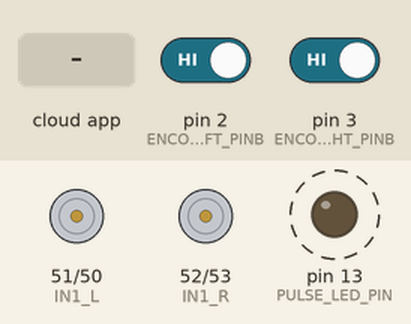
Bench run of a sketch on a simulated Arduino Mega 2560, built with avr-gcc and run on an emulated ATmega2560. Shown: motor-driver pin pairs drawn as motors (green arrow = first pin HIGH = forward, orange = second pin HIGH = backward, longer = more drive, scaled by the enable pin), output pins drawn as LEDs (lit = HIGH). Dashed ring = blinking. The inputs (shaded band) are chosen by the test bench; at power-on: pin 2 (ENCODER_LEFT_PINB) HIGH, pin 3 (ENCODER_RIGHT_PINB) HIGH. The ROS host is connected and sends only what is stated.

Above: at 1.2 s.
1.3 s: the phone or cloud app sets linear.x to -100
At 2.8 s:
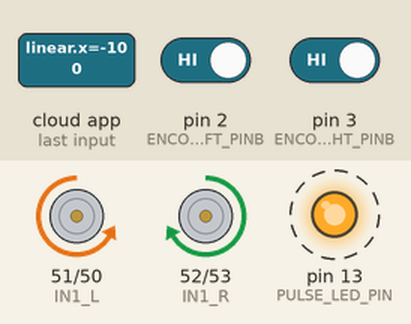
4.3 s: the phone or cloud app sets angular.z to -100
At 6.7 s:
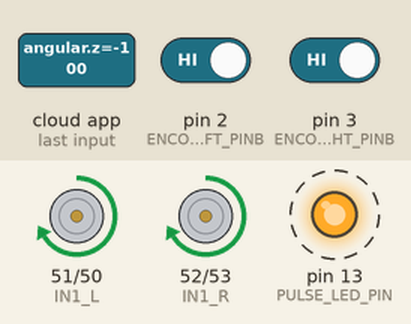
7.3 s: the phone or cloud app sets linear.x to 100
At 8.8 s:
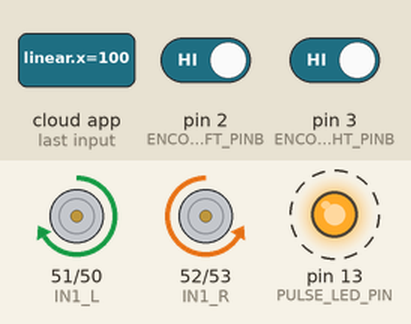
10.3 s: the phone or cloud app sets linear.x to 0
At 11.7 s:
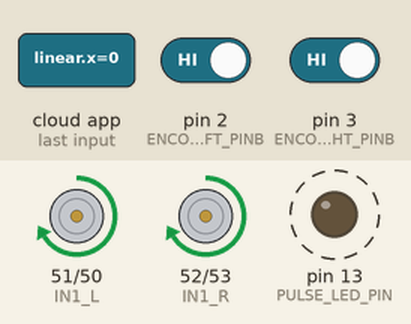
13.3 s: the phone or cloud app sets angular.z to 100
At 14.8 s:
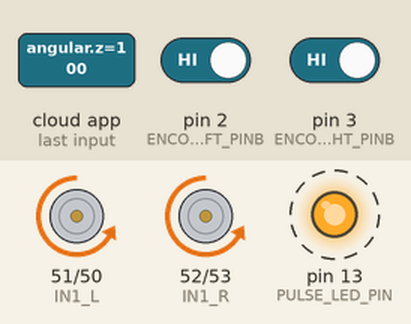
Timing chart, 0 to 17.3 s (numbered marks = the images above; inputs shaded):
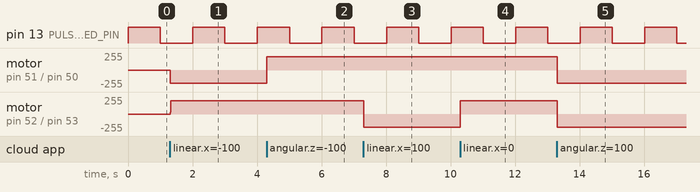

Measured:
- after the input at 1.3 s, motor on pin 51 (IN1_L) / pin 50 (IN2_L): stopped → backward 200/255 at once; motor on pin 52 (IN1_R) / pin 53 (IN2_R): stopped → forward 200/255 at once
- after the input at 4.3 s, motor on pin 51 (IN1_L) / pin 50 (IN2_L): backward 200/255 → forward 200/255 at once
- after the input at 7.3 s, motor on pin 52 (IN1_R) / pin 53 (IN2_R): forward 200/255 → backward 200/255 at once
- after the input at 10.3 s, motor on pin 52 (IN1_R) / pin 53 (IN2_R): backward 200/255 → forward 200/255 at once
- after the input at 13.3 s, motor on pin 51 (IN1_L) / pin 50 (IN2_L), motor on pin 52 (IN1_R) / pin 53 (IN2_R): forward 200/255 → backward 200/255 at once
- by itself, pin 13 (PULSE_LED_PIN): alternates HIGH for 1.0 s and LOW for 1.0 s

The sketch:

rospibot1a_v0_1.ino
```cpp
#define SERIAL2_DEBUG

#include <PinChangeInterrupt.h>

#include <ArduinoHardware.h>
#include <ros.h>
#include <geometry_msgs/Twist.h>
#include <std_msgs/Int32.h>

#include "locomotion.h"
#include "pid.h"

// internal led config
#define PULSE_LED_PIN LED_BUILTIN
#define PULSE_LED_DELAY 1000
unsigned long pulseLedTimer;
boolean pulseLedStatus;

// looptime control
unsigned long loopTimeLast;
unsigned long looptime;

// motion idle delay timer
#define MOTION_IDLE_DELAY 120
unsigned long motion_idle_timer;

// distance targets
enum e_encoderPulsesTargetStates {ENC_TARGET_DISABLE, ENC_TARGET_READY, ENC_TARGET_ENABLED};
byte encoderPulsesTargetState = ENC_TARGET_DISABLE;
long encoderLeftPulsesTarget = 0;
long encoderRightPulsesTarget = 0;

boolean encoderLeftPulsesOnTarget = false;
boolean encoderRightPulsesOnTarget = false;

ros::NodeHandle nh;

// wheel encoders publishers
std_msgs::Int32 encoder_msg1;
ros::Publisher encoder_rospub1("encl", &encoder_msg1);

std_msgs::Int32 encoder_msg2;
ros::Publisher encoder_rospub2("encr", &encoder_msg2);

//
double pulses_per_m = 1.0 / wheel_per * ENCODER_PULSES;

// just for debug
double speed_ang_tmp, speed_lin_tmp;

// subscriber callback to handle motion velocity target requests
void messageCb1( const geometry_msgs::Twist& msg){
  speed_ang = msg.angular.z;
  speed_lin = msg.linear.x;

  //w_r = (speed_lin/wheel_rad) + ((speed_ang*wheel_sep)/(2.0*wheel_rad));
  //w_l = (speed_lin/wheel_rad) - ((speed_ang*wheel_sep)/(2.0*wheel_rad));

  //rightSpeedPidSetPointTmp = (speed_lin/wheel_rad) + ((speed_ang*wheel_sep)/(2.0*wheel_rad));
  //leftSpeedPidSetPointTmp = (speed_lin/wheel_rad) - ((speed_ang*wheel_sep)/(2.0*wheel_rad));

  // calculate rotation per second on both motors (im not sure about angular velocity)
  rightSpeedPidSetPointTmp = (speed_lin/wheel_per) + ((speed_ang*wheel_sep)/wheel_per);
  leftSpeedPidSetPointTmp = (speed_lin/wheel_per) - ((speed_ang*wheel_sep)/wheel_per);

  #ifdef SERIAL_DEBUG21
    Serial2.print("cmd_vel: ");
    Serial2.print(leftSpeedPidSetPointTmp); Serial2.print("\t");
    Serial2.print(rightSpeedPidSetPointTmp); Serial2.print("\t");
  #endif

  // apply min and max velocity restrictions
  if(abs(rightSpeedPidSetPointTmp) == abs(leftSpeedPidSetPointTmp) && rightSpeedPidSetPointTmp != 0) {
    // original velociy are the same
    if(rightSpeedPidSetPointTmp > maxPidVel) {
      if(rightSpeedPidSetPointTmp > 0) rightSpeedPidSetPointTmp = maxPidVel; else rightSpeedPidSetPointTmp = -maxPidVel;
      if(leftSpeedPidSetPointTmp > 0) leftSpeedPidSetPointTmp = maxPidVel; else leftSpeedPidSetPointTmp = -maxPidVel;
    }
    if(rightSpeedPidSetPointTmp < minPidVel) {
      if(rightSpeedPidSetPointTmp > 0) rightSpeedPidSetPointTmp = minPidVel; else rightSpeedPidSetPointTmp = -minPidVel;
      if(leftSpeedPidSetPointTmp > 0) leftSpeedPidSetPointTmp = minPidVel; else leftSpeedPidSetPointTmp = -minPidVel;
    }
  } else if(abs(rightSpeedPidSetPointTmp) > abs(leftSpeedPidSetPointTmp)) {
    // right velocity is greater
    if(rightSpeedPidSetPointTmp > maxPidVel) {
      leftSpeedPidSetPointTmp = leftSpeedPidSetPointTmp * (maxPidVel / rightSpeedPidSetPointTmp);
      if(rightSpeedPidSetPointTmp >= 0) rightSpeedPidSetPointTmp = maxPidVel; else rightSpeedPidSetPointTmp = -maxPidVel;
    }
    if(rightSpeedPidSetPointTmp < minPidVel) {
      leftSpeedPidSetPointTmp = leftSpeedPidSetPointTmp * (minPidVel / rightSpeedPidSetPointTmp);
      if(rightSpeedPidSetPointTmp >= 0) rightSpeedPidSetPointTmp = maxPidVel; else rightSpeedPidSetPointTmp = -minPidVel;
    }
  } else if(abs(rightSpeedPidSetPointTmp) < abs(leftSpeedPidSetPointTmp)) {
    // left velocity is greater
    if(leftSpeedPidSetPointTmp > maxPidVel) {
      rightSpeedPidSetPointTmp = rightSpeedPidSetPointTmp * (maxPidVel / leftSpeedPidSetPointTmp);
      if(leftSpeedPidSetPointTmp >= 0) leftSpeedPidSetPointTmp = maxPidVel; else leftSpeedPidSetPointTmp = -maxPidVel;
    }
    if(leftSpeedPidSetPointTmp < minPidVel) {
      rightSpeedPidSetPointTmp = rightSpeedPidSetPointTmp * (minPidVel / leftSpeedPidSetPointTmp);
      if(leftSpeedPidSetPointTmp >= 0) leftSpeedPidSetPointTmp = minPidVel; else leftSpeedPidSetPointTmp = -minPidVel;
    }
  }

  // transform to encoder pulses
  rightSpeedPidSetPointTmp = rightSpeedPidSetPointTmp * ENCODER_PULSES / 1000 * SPEED_PID_SAMPLE_TIME;
  leftSpeedPidSetPointTmp = leftSpeedPidSetPointTmp * ENCODER_PULSES / 1000 * SPEED_PID_SAMPLE_TIME;

  // set right motors direction and speed
  if(rightSpeedPidSetPointTmp > 0) {
    rightSpeedPidSetPointDirection = 1;
    rightSpeedPidSetPoint = round(rightSpeedPidSetPointTmp);
  } else if(rightSpeedPidSetPointTmp < 0) {
    rightSpeedPidSetPointDirection = -1;
    rightSpeedPidSetPoint = round(abs(rightSpeedPidSetPointTmp));
  } else {
    rightSpeedPidSetPointDirection = 0;
    rightSpeedPidSetPoint = 0;
  }

  // set left motors direction and speed
  if(leftSpeedPidSetPointTmp > 0) {
    leftSpeedPidSetPointDirection = 1;
    leftSpeedPidSetPoint = round(leftSpeedPidSetPointTmp);
  } else if(leftSpeedPidSetPointTmp < 0) {
    leftSpeedPidSetPointDirection = -1;
    leftSpeedPidSetPoint = round(abs(leftSpeedPidSetPointTmp));
  } else {
    leftSpeedPidSetPointDirection = 0;
    leftSpeedPidSetPoint = round(leftSpeedPidSetPointTmp);
  }

  // switch on/off the steering pid
  if(leftSpeedPidSetPoint == rightSpeedPidSetPoint && leftSpeedPidSetPoint != 0) {
    // rotate or linear translation
    steeringPid.SetMode(AUTOMATIC);
    useSteeringPid = true;
    encoderLeftPulsesSteeringPID = encoderRightPulsesSteeringPID = 0;
  } else {
    // curve
    steeringPid.SetMode(MANUAL);
    useSteeringPid = false;
    encoderLeftPulsesSteeringPID = encoderRightPulsesSteeringPID = 0;
  }

  // machine state update
  if(leftSpeedPidSetPoint == 0 && rightSpeedPidSetPoint == 0) {
    // idle
    motion_idle_timer = millis() + MOTION_IDLE_DELAY;
    //baseMotionState = MOTION_IDLE;
  } else if(useSteeringPid) {
    // rotate or linear translation
    if(leftSpeedPidSetPointDirection == rightSpeedPidSetPointDirection) {
      if(leftSpeedPidSetPointDirection > 0) {
        // front linear translation
        baseMotionState = MOTION_FORWARD;
      } else {
        // backwards linear translation
        baseMotionState = MOTION_BACKWARD;
      }
    } else {
      if(leftSpeedPidSetPointDirection < 0) {
        // rotate left
        baseMotionState = MOTION_ROTATE_LEFT;
      } else {
        //rotate_right
        baseMotionState = MOTION_ROTATE_RIGHT;
      }
    }
  } else {
    if(leftSpeedPidSetPointDirection > 0) {
      if(rightSpeedPidSetPoint > leftSpeedPidSetPoint) {
        baseMotionState = MOTION_FORWARD_CURVE_LEFT;
      } else {
        baseMotionState = MOTION_FORWARD_CURVE_RIGHT;
      }
    } else {
      if(rightSpeedPidSetPoint > leftSpeedPidSetPoint) {
        baseMotionState = MOTION_BACKWARD_CURVE_LEFT;
      } else {
        baseMotionState = MOTION_BACKWARD_CURVE_RIGHT;
      }
    }
  }

  //
  if(encoderPulsesTargetState == ENC_TARGET_READY) {
    // set left encoder target
    if(leftSpeedPidSetPointDirection >= 0) {
      encoderLeftPulsesTarget = encoderLeftPulses + (encoderLeftPulsesTarget * pulses_per_m);
    } else {
      encoderLeftPulsesTarget = encoderLeftPulses - (encoderLeftPulsesTarget * pulses_per_m);
    }
    // set right encoder target
    if(rightSpeedPidSetPointDirection >= 0) {
      encoderRightPulsesTarget = encoderRightPulses + (encoderRightPulsesTarget * pulses_per_m);
    } else {
      encoderRightPulsesTarget = encoderRightPulses - (encoderRightPulsesTarget * pulses_per_m);
    }
    // set control
    encoderLeftPulsesOnTarget = false;
    encoderRightPulsesOnTarget = false;
    encoderPulsesTargetState = ENC_TARGET_ENABLED;
  }

  /*
  //encoder_pulse_distance
  rightSpeedPidSetPointTmp = (speed_lin/wheel_per) + ((speed_ang*wheel_sep)/wheel_per);
  leftSpeedPidSetPointTmp = (speed_lin/wheel_per) - ((speed_ang*wheel_sep)/wheel_per);

  rightSpeedPidSetPointTmp = rightSpeedPidSetPointTmp * ENCODER_PULSES / 1000 * SPEED_PID_SAMPLE_TIME;
  leftSpeedPidSetPointTmp = leftSpeedPidSetPointTmp * ENCODER_PULSES / 1000 * SPEED_PID_SAMPLE_TIME;

  if(rightSpeedPidSetPointTmp > 0) {
    rightSpeedPidSetPointDirection = 1;
    rightSpeedPidSetPoint = rightSpeedPidSetPointTmp;
  } else if(rightSpeedPidSetPointTmp < 0) {
    rightSpeedPidSetPointDirection = -1;
    rightSpeedPidSetPoint = abs(rightSpeedPidSetPointTmp);
  } else {
    rightSpeedPidSetPointDirection = 1;
    rightSpeedPidSetPoint = rightSpeedPidSetPointTmp;
  }

  if(leftSpeedPidSetPointTmp > 0) {
    leftSpeedPidSetPointDirection = 1;
    leftSpeedPidSetPoint = leftSpeedPidSetPointTmp;
  } else if(leftSpeedPidSetPointTmp < 0) {
    leftSpeedPidSetPointDirection = -1;
    leftSpeedPidSetPoint = abs(leftSpeedPidSetPointTmp);
  } else {
    leftSpeedPidSetPointDirection = 0;
    leftSpeedPidSetPoint = leftSpeedPidSetPointTmp;
  }
  */

  // just for debug
  speed_ang_tmp = speed_ang;
  speed_lin_tmp = speed_lin;

}

ros::Subscriber<geometry_msgs::Twist> vel_rossub1("cmd_vel", &messageCb1 );

// subscriber callback to handle motion distance target requests
void messageCb2( const std_msgs::Int32& msg){

  //encoderPulsesTargetState = ENC_TARGET_ENABLED;
  //encoderLeftPulsesTarget = encoderLeftPulses + (msg.data * pulses_per_m);
  //encoderRightPulsesTarget = encoderRightPulses + (msg.data * pulses_per_m);
  encoderPulsesTargetState = ENC_TARGET_READY;
  encoderLeftPulsesTarget = msg.data;
  encoderRightPulsesTarget = msg.data;

  Serial2.println(msg.data);
}
ros::Subscriber<std_msgs::Int32> dist_rossub1("cmd_dist", &messageCb2 );

void setup() {
  #ifdef SERIAL2_DEBUG
    Serial2.begin(115200);
    Serial2.println("rospibot pid test start!");
  #endif

  // setup internal led to pulse
  pinMode(PULSE_LED_PIN, OUTPUT);
  digitalWrite(PULSE_LED_PIN, HIGH);
  pulseLedStatus = true;
  pulseLedTimer = millis() + PULSE_LED_DELAY;

  // setup parts
  Setup_Motors();
  Setup_Encoders();
  Setup_PID();

  // ros setup
  nh.initNode();
  nh.subscribe(vel_rossub1);
  nh.subscribe(dist_rossub1);
  nh.advertise(encoder_rospub1);
  nh.advertise(encoder_rospub2);

  // diag control setup
  loopTimeLast = millis();
}

void loop() {
  Update_PID();

  // change state after wait for wheels stop
  if(motion_idle_timer && millis() >= motion_idle_timer) {
    baseMotionState = MOTION_IDLE;
    motion_idle_timer = 0;
  }

  if(baseMotionState != MOTION_IDLE) {
    Motor_Left();
    Motor_Right();
  }

  Update_Encoders();

  // check encoder targets
  if(encoderPulsesTargetState == ENC_TARGET_ENABLED) {

    //
    // check left encoder target
    //
    if(!encoderLeftPulsesOnTarget) {
      if(leftSpeedPidSetPointDirection >= 0) {
        if(encoderLeftPulses >= encoderLeftPulsesTarget) {
          encoderLeftPulsesOnTarget = true;
        }
      } else {
        if(encoderLeftPulses < encoderLeftPulsesTarget) {
          encoderLeftPulsesOnTarget = true;
        }
      }
      // left stop on encoder target
      if(encoderLeftPulsesOnTarget) {
        Serial2.println("L ON TARGET");
        leftSpeedPidSetPoint = 0;
        leftSpeedPidSetPointDirection = 0;
      }
    }

    //
    // check right encoder target
    //
    if(!encoderRightPulsesOnTarget) {
      if(rightSpeedPidSetPointDirection >= 0) {
        if(encoderRightPulses >= encoderRightPulsesTarget) {
          encoderRightPulsesOnTarget = true;
        }
      } else {
        if(encoderRightPulses < encoderRightPulsesTarget) {
          encoderRightPulsesOnTarget = true;
        }
      }
      // left stop on encoder target
      if(encoderRightPulsesOnTarget) {
        Serial2.println("R ON TARGET");
        rightSpeedPidSetPoint = 0;
        rightSpeedPidSetPointDirection = 0;
      }
    }

    //
    // encoders on target
    //
    if(encoderLeftPulsesOnTarget && encoderRightPulsesOnTarget) {
      Serial2.println("BOTH ON TARGET");
      encoderLeftPulsesOnTarget = false;
      encoderRightPulsesOnTarget = false;
      encoderPulsesTargetState = ENC_TARGET_DISABLE;
      //set timer for MOTION_IDLE state
      motion_idle_timer = millis() + MOTION_IDLE_DELAY;
    }
  }

  nh.spinOnce();

  // pulse internal led to assure running state
  if(millis() >= pulseLedTimer)  {
    pulseLedTimer = millis() + PULSE_LED_DELAY;
    // do
    pulseLedStatus = !pulseLedStatus;
    digitalWrite(PULSE_LED_PIN, pulseLedStatus);
  }

  looptime = millis();
  #ifdef SERIAL2_DEBUG

    if(leftSpeedPidResult || rightSpeedPidResult) {
      //Serial2.print(speed_lin_tmp); Serial2.print("\t");
      //Serial2.print(speed_ang_tmp); Serial2.print("\t");

      //Serial2.print(leftSpeedPidSetPointTmp); Serial2.print("\t");
      //Serial2.print(rightSpeedPidSetPointTmp); Serial2.print("\t");

      Serial2.print(baseMotionState); Serial2.print("\t");
      Serial2.print(useSteeringPid); Serial2.print("\t");

      Serial2.print(leftSpeedPidSetPoint); Serial2.print("\t");
      Serial2.print(rightSpeedPidSetPoint); Serial2.print("\t");

      Serial2.print(leftSpeedPidSetPointDirection); Serial2.print("\t");
      Serial2.print(rightSpeedPidSetPointDirection); Serial2.print("\t");

      Serial2.print(leftMotorPwmOut); Serial2.print("\t");
      Serial2.print(rightMotorPwmOut); Serial2.print("\t");
      if(leftSpeedPidResult) {
        Serial2.print(leftSpeedPidSetPoint - leftSpeedPidInputLast); Serial2.print("\t");
        leftSpeedPidResult = false;
      } else {
        Serial2.print("---\t");
      }

      if(rightSpeedPidResult) {
        Serial2.print(rightSpeedPidSetPoint - rightSpeedPidInputLast); Serial2.print("\t");
        rightSpeedPidResult = false;
      } else {
        Serial2.print("---\t");
      }

      Serial2.print(encoderLeftPulsesTarget); Serial2.print("\t");
      Serial2.print(encoderRightPulsesTarget); Serial2.print("\t");

      Serial2.print(encoderLeftPulses); Serial2.print("\t");
      Serial2.print(encoderRightPulses); Serial2.print("\t");

      Serial2.print(encoderLeftPulses - encoderRightPulses); Serial2.print("\t");

      //looptime = millis();
      Serial2.println(looptime - loopTimeLast);

    }
    loopTimeLast = looptime;
  #endif
}
```

encoder.ino
```cpp
void Setup_Encoders() {
  encoderLeftDirection = true; //default -> Forward
  pinMode(ENCODER_LEFT_PINA,INPUT);
  pinMode(ENCODER_LEFT_PINB,INPUT);
  attachInterrupt(digitalPinToInterrupt(ENCODER_LEFT_PINB), ENCODER_LEFT_FUNCTION, ENCODER_LEFT_SIGNAL);

  encoderRightDirection = true; //default -> Forward
  pinMode(ENCODER_RIGHT_PINA,INPUT);
  pinMode(ENCODER_RIGHT_PINB,INPUT);
  attachInterrupt(digitalPinToInterrupt(ENCODER_RIGHT_PINB), ENCODER_RIGHT_FUNCTION, ENCODER_RIGHT_SIGNAL);

}

// do ros topic publish
void Update_Encoders() {
  if(millis() >= encoder_publisher_timer) {
    encoder_publisher_timer = millis() + ENCODERS_PUBLISHER_DELAY;
    // Left encoder ros topic publisher
    encoder_msg1.data = encoderLeftPulses;
    encoder_rospub1.publish(&encoder_msg1);
    // Right encoder ros topic publisher
    encoder_msg2.data = encoderRightPulses;
    encoder_rospub2.publish(&encoder_msg2);
  }
}

//
// encoders isr
//

void encoderLeftCounter() {
  int Lstate = digitalRead(ENCODER_LEFT_PINB);
  if((encoderLeftPinLast == LOW) && Lstate==HIGH) {
    int val = digitalRead(ENCODER_LEFT_PINA);
    if(val == LOW && encoderLeftDirection) {
      encoderLeftDirection = false; //Reverse
    } else if(val == HIGH && !encoderLeftDirection) {
      encoderLeftDirection = true;  //Forward
    }
  }
  encoderLeftPinLast = Lstate;
  // true for increment front
  if(encoderLeftDirection) {
    encoderLeftPulses++;
    encoderLeftPulsesSpeedPID++;
    encoderLeftPulsesSteeringPID++;
  } else {
    encoderLeftPulses--;
    encoderLeftPulsesSpeedPID--;
    encoderLeftPulsesSteeringPID--;
  }
}

void encoderRightCounter() {
  int Lstate = digitalRead(ENCODER_RIGHT_PINB);
  if((encoderRightPinLast == LOW) && Lstate==HIGH) {
    int val = digitalRead(ENCODER_RIGHT_PINA);
    if(val == LOW && encoderRightDirection) {
      encoderRightDirection = false; //Reverse
    } else if(val == HIGH && !encoderRightDirection) {
      encoderRightDirection = true;  //Forward
    }
  }
  encoderRightPinLast = Lstate;
  // false for increment front
  if(!encoderRightDirection) {
    encoderRightPulses++;
    encoderRightPulsesSpeedPID++;
    encoderRightPulsesSteeringPID++;
  } else {
    encoderRightPulses--;
    encoderRightPulsesSpeedPID--;
    encoderRightPulsesSteeringPID--;
  }
}
```

motor.ino
```cpp
void Setup_Motors() {
  pinMode(EN_L, OUTPUT);
  pinMode(EN_R, OUTPUT);
  pinMode(IN1_L, OUTPUT);
  pinMode(IN2_L, OUTPUT);
  pinMode(IN1_R, OUTPUT);
  pinMode(IN2_R, OUTPUT);
  digitalWrite(EN_L, LOW);
  digitalWrite(EN_R, LOW);
  digitalWrite(IN1_L, LOW);
  digitalWrite(IN2_L, LOW);
  digitalWrite(IN1_R, LOW);
  digitalWrite(IN2_R, LOW);
}

//
// motor control functions
//

void Motor_Left(){
  if (leftSpeedPidSetPointDirection > 0){

    analogWrite(EN_L, leftMotorPwmOut);
    digitalWrite(IN1_L, HIGH);
    digitalWrite(IN2_L, LOW);
  }

  if (leftSpeedPidSetPointDirection < 0){
    analogWrite(EN_L, leftMotorPwmOut);
    digitalWrite(IN1_L, LOW);
    digitalWrite(IN2_L, HIGH);
  }

  if (leftSpeedPidSetPointDirection == 0){
    analogWrite(EN_L, leftMotorPwmOut);
    digitalWrite(IN1_L, LOW);
    digitalWrite(IN2_L, LOW);
  }
}

void Motor_Right(){
  if (rightSpeedPidSetPointDirection > 0){
    analogWrite(EN_R, rightMotorPwmOut);
    digitalWrite(IN1_R, LOW);
    digitalWrite(IN2_R, HIGH);
  }

  if (rightSpeedPidSetPointDirection < 0){
    analogWrite(EN_R, rightMotorPwmOut);
    digitalWrite(IN1_R, HIGH);
    digitalWrite(IN2_R, LOW);
  }

  if (rightSpeedPidSetPointDirection == 0){
    analogWrite(EN_R, rightMotorPwmOut);
    digitalWrite(IN1_R, LOW);
    digitalWrite(IN2_R, LOW);
  }
}
```

Source omitted: locomotion.h (2257 bytes), pid.h (3566 bytes), pid.ino (4442 bytes)
